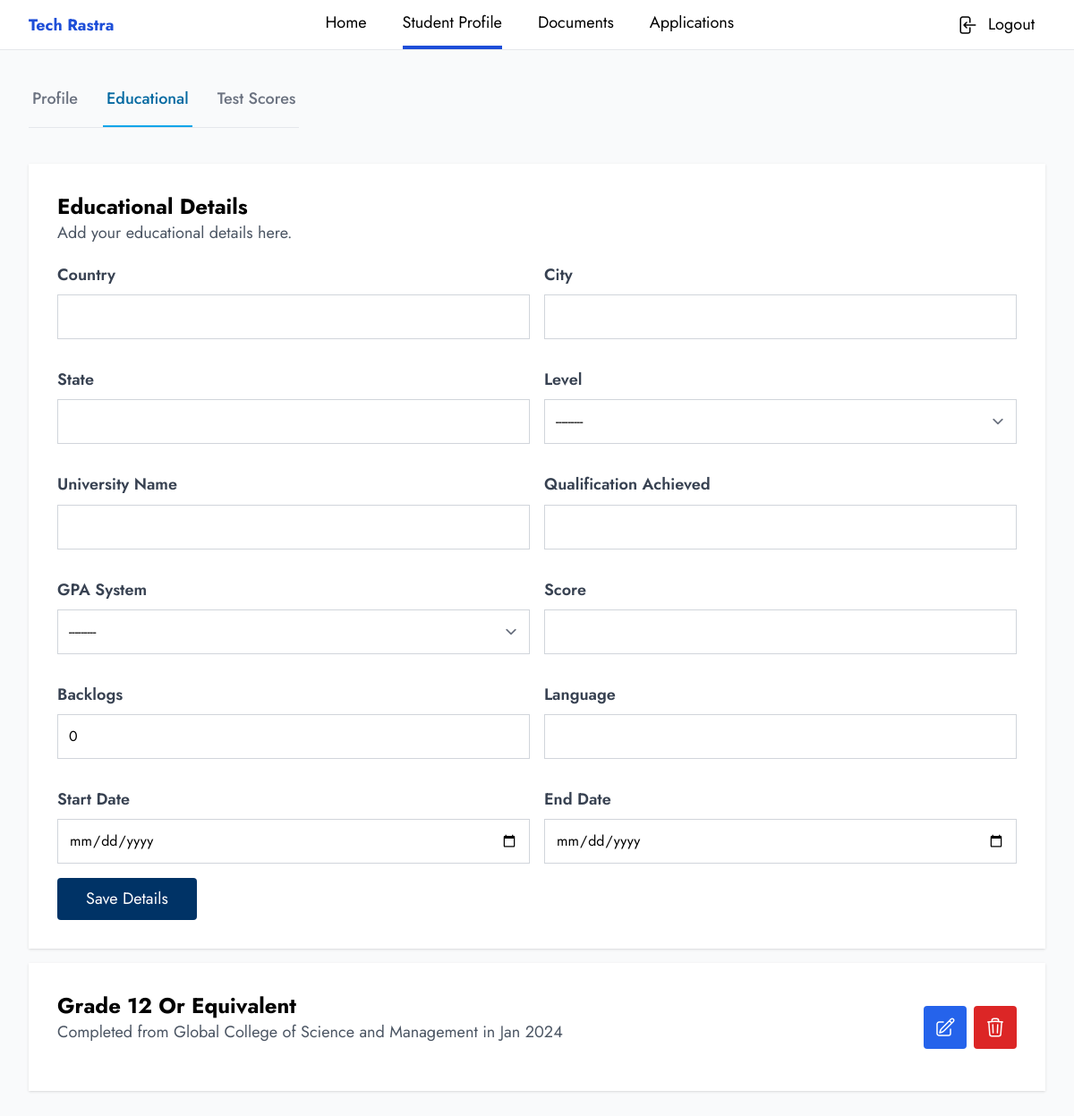
/student/profile/education (signed in), run on the app's committed database.
### users/models.py (models this page shows, shortened)
class Consultancy(models.Model):
    STATUS_CHOICES = (
        ("pending", "Pending"),
        ("approved", "Approved"),
        ("rejected", "Rejected"),
    )
    STATE_CHOICES = (
        ("Province 1", "Province 1"),
        ("Province 2", "Province 2"),
        ("Bagmati", "Bagmati"),
        ("Gandaki", "Gandaki"),
        ("Lumbini", "Lumbini"),
        ("Karnali", "Karnali"),
        ("Sudurpashchim", "Sudurpashchim"),
    )
    name = models.CharField(max_length=255, unique=True)
    company_email = models.EmailField(max_length=255, unique=True)
    user = models.OneToOneField(
        User,
        on_delete=models.CASCADE,
        related_name="consultancy",
    )
    slug = models.SlugField(max_length=255, unique=True, blank=True)
    logo = models.ImageField(upload_to="consultancy", null=True, blank=True)
    website = models.URLField(max_length=255, null=True, blank=True)
    address = models.CharField(max_length=255)
    city = models.CharField(max_length=100)
    zip_code = models.CharField(max_length=10)
    state = models.CharField(max_length=100, choices=STATE_CHOICES)
    country = models.CharField(max_length=100)
    phone = models.CharField(max_length=15)
    whatsapp = models.CharField(max_length=15, null=True, blank=True)
    status = models.CharField(max_length=100, choices=STATUS_CHOICES, default="pending")
    created_at = models.DateTimeField(default=timezone.now)
    updated_at = models.DateTimeField(default=timezone.now)
    class Meta:
        db_table = "consultancy"
        verbose_name_plural = "Consultancies"

### student/models.py (models this page shows, shortened)
class Education(models.Model):
    LEVEL_CHOICES = (
        ("grade 12 or equivalent", "Grade 12 or equivalent"),
        ("undergraduate", "Undergraduate"),
        ("postgraduate", "Postgraduate"),
    )
    GPA_SYSTEM_CHOICES = (
        ("4.0", "4.0"),
        ("5.0", "5.0"),
        ("7.0", "7.0"),
        ("10.0", "10.0"),
        ("100.0", "100.0"),
    )
    country = models.CharField(max_length=100)
    city = models.CharField(max_length=100)
    state = models.CharField(max_length=100)
    level = models.CharField(max_length=50, choices=LEVEL_CHOICES)
    university_name = models.CharField(max_length=255)
    qualification_achieved = models.CharField(max_length=255)
    gpa_system = models.CharField(max_length=10, choices=GPA_SYSTEM_CHOICES)
    score = models.DecimalField(max_digits=5, decimal_places=2)
    backlogs = models.PositiveIntegerField(null=True, blank=True, default=0)
    language = models.CharField(max_length=100)
    start_date = models.DateField()
    end_date = models.DateField()
    user = models.ForeignKey(User, on_delete=models.CASCADE, related_name="education")
    created_at = models.DateTimeField(auto_now_add=True)
    updated_at = models.DateTimeField(auto_now=True)
    class Meta:
        db_table = "education"
        verbose_name_plural = "Education"
        unique_together = ("user", "level")

### student/views.py (the view)
@login_required(login_url="login")
def educational(request):
    if request.user.role != "student":
        messages.error(request, "You are not authorized to view this page.")
        return redirect("error")
    form = EducationForm(request.POST or None)
    educations = Education.objects.filter(user=request.user).values(
        "level", "university_name", "end_date", "id"
    )
    if request.method == "POST" and form.is_valid():
        try:
            Education.objects.create(user=request.user, **form.cleaned_data)
            messages.success(request, "Education details updated successfully.")
        except IntegrityError:
            messages.error(request, "This education detail already exists.")
    context = {"form": form, "educations": educations}
    return render(request, "student/educational.html", context)

### users/context.py (called while the page is built)
def consultancy(request):
    is_profile_complete = False
    if request.user.is_authenticated:
        if request.user.role == "consultancy":
            consultancy = request.user.role == "consultancy"
            is_profile_complete = Consultancy.objects.filter(user=request.user).exists()
            return {
                "consultancy": consultancy,
                "is_profile_complete": is_profile_complete,
            }
        elif request.user.role == "student":
            consultancy = request.user.associated_with
            return {
                "student_consultancy": consultancy,
            }
    return {
        "consultancy": None,
        "is_profile_complete": False,
        "student_consultancy": None,
    }

### templates/student/educational.html (shortened to what this page needs)
{% extends 'base/profile_base.html' %}
{% block content %}
<div class="container mx-auto my-4">
    <div class="my-10">
        <div class="mt-8">
            {% include 'common/profile_tabs.html' %}
        </div>
    </div>
    <div class="bg-white w-full shadow p-5 md:p-8">
        <div class="mb-5">
            <h1 class="text-2xl font-bold">Educational Details</h1>
            <p class="text-gray-600">
                Add your educational details here.
            </p>
        </div>
        <form method="POST" enctype="multipart/form-data" novalidate>
            <div class="grid grid-cols-1 md:grid-cols-2 xl:grid-cols-3 gap-4">
                {% for field in form %}
                <div class="mb-4">
                    <label for="{{ field.id_for_label }}" class="block text-gray-700 font-semibold mb-2">
                        {{ field.label }}
                    </label>
                    {{ field }}
                </div>
                {% endfor %}
            </div>
            <button type="submit" class="btn__primary">Save Details</button>
        </form>
    </div>
</div>
<div class="container mx-auto mb-4 md:mb-8">
    {% for edu in educations %}
    <div class="bg-white w-full shadow p-5 md:p-8 flex flex-col md:flex-row md:items-center justify-between">
        <div class="mb-5">
            <h1 class="text-lg md:text-2xl font-bold capitalize">{{edu.level}}</h1>
            <p class="text-gray-600">
                Completed from {{edu.university_name}} in {{edu.end_date | date:"M Y"}}
            </p>
        </div>
        <div class="flex gap-2 justify-start md:justify-center">
            <a href="{% url 'edit_education' edu.id %}" class="text-white cursor-pointer bg-blue-600 p-3 rounded">
            </a>
            <form action="{% url 'delete_education' edu.id %}" method="post" class="delete-form">
                <button type="button" class="text-white cursor-pointer bg-red-600 p-3 rounded delete-btn">
                </button>
            </form>
        </div>
    </div>
    {% endfor %}
</div>
{% endblock %}

### templates/common/profile_navbar.html (shortened to what this page needs)
<header class="bg-white shadow-xl border-b">
    <nav class="container mx-auto flex items-center justify-between">
        <div><span class="text-lg font-bold text-blue-700">{{student_consultancy.name}}</span></div>
        <div class="hidden md:flex justify-center gap-10">
            <a href="{% url 'student_home' %}"
                class="cursor-pointer py-3 border-b-4 {% if request.resolver_match.url_name == 'student_home' %} border-b-blue-700  {% else %} border-b-white {% endif %}">
                Home</a>
            <a href="{% url 'student_profile' %}"
                class="cursor-pointer py-3 border-b-4 {% if request.resolver_match.url_name == 'student_profile' or request.resolver_match.url_name == 'student_profile_educational' or request.resolver_match.url_name == 'student_profile_test_scores' %} border-b-blue-700  {% else %} border-b-white {% endif %}">
                Student Profile</a>
            <a href="{% url 'student_documents' %}"
                class="cursor-pointer py-3 border-b-4 {% if request.resolver_match.url_name == 'student_documents' %} border-b-blue-700  {% else %} border-b-white {% endif %}">
                Documents</a>
            <a href="{% url 'student_applications' %}"
                class="cursor-pointer py-3 border-b-4 {% if request.resolver_match.url_name == 'student_applications' %} border-b-blue-700  {% else %} border-b-white {% endif %}">
                Applications</a>
        </div>
        <div>
            <div>
                <a href="{% url 'logout' %}" class="flex items-center gap-3 p-3">
                    <span class="hidden md:inline">Logout</span>
                </a>
            </div>
        </div>
    </nav>
</header>

### data on the page
Consultancy: name "Tech Rastra"
Education: level "Grade 12 Or Equivalent", university_name "Global College of Science and Management", end_date "Jan 2024"

### other printed values
{{ field.label }} "Country" "City" "State" "Level" "University Name" "Qualification Achieved" "GPA System" "Score" "Backlogs" "Language" "Start Date" "End Date"
